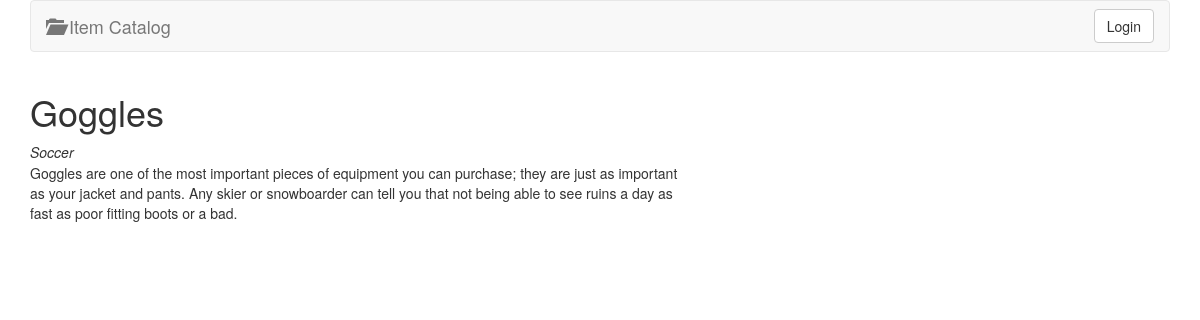
The app's page /catalog/1/items/3/, older data.
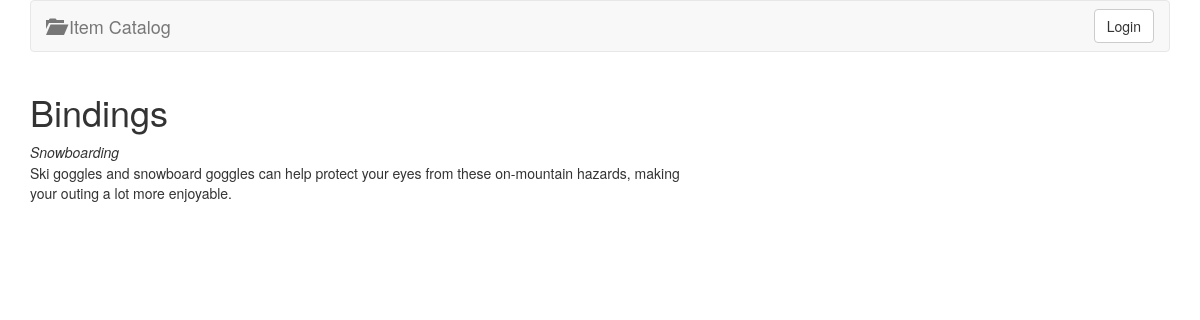
The same page, newer data.
### models.py (models this page shows, shortened)
class CategoryItem(Base):
    __tablename__ = 'category_item'
    name = Column(String(80), nullable=False)
    id = Column(Integer, primary_key=True)
    description = Column(String(250))
    category_id = Column(Integer, ForeignKey('category.id'))
    category = relationship(Category)
    user_id = Column(Integer, ForeignKey('user.id'))
    user = relationship(User)

class Category(Base):
    __tablename__ = 'category'
    id = Column(Integer, primary_key=True)
    name = Column(String(250), nullable=False)
    user_id = Column(Integer, ForeignKey('user.id'))
    user = relationship(User)
    items = relationship("CategoryItem")

### app.py (the view)
@app.route('/catalog/<int:category_id>/items/<int:item_id>/', methods=['GET'])
def showCategoryItem(category_id, item_id):
    item = session.query(CategoryItem).filter_by(id=item_id).one()
    category = session.query(Category).filter_by(id=category_id).one()
    if request_wants_json():
        return jsonify(Item=item.serialize)
    else:
        return render_template('viewCategoryItem.html', category=category,
                               item=item)

### app.py (called while the page is built)
def request_wants_json():
    best = request.accept_mimetypes \
        .best_match(['application/json', 'text/html'])
    return best == 'application/json' and \
        request.accept_mimetypes[best] > \
        request.accept_mimetypes['text/html']

### templates/viewCategoryItem.html (shortened to what this page needs)
{% extends "layout.html" %}
{% block content %}
	<div class="row banner item">
		<div class="col-md-7 padding-none">
			<h1>{{ item.name }}</h1>
			<em>{{category.name}}</em>
			<div class="row"><div class="col-md-7 top7"></div></div>
			<p>{{ item.description }}</p>
		</div>
	</div>
{% endblock %}

Row changes from the older to the newer data that the page shows:
changed CategoryItem: name "Goggles" → "Bindings"; description "Goggles are one of the most important pieces of equipment you can purchase; they are just as important as your jacket and pants. Any skier or snowboarder can tell you that not being able to see ruins a day as fast as poor fitting boots or a bad." → "Ski goggles and snowboard goggles can help protect your eyes from these on-mountain hazards, making your outing a lot more enjoyable."
changed Category: name "Soccer" → "Snowboarding"
